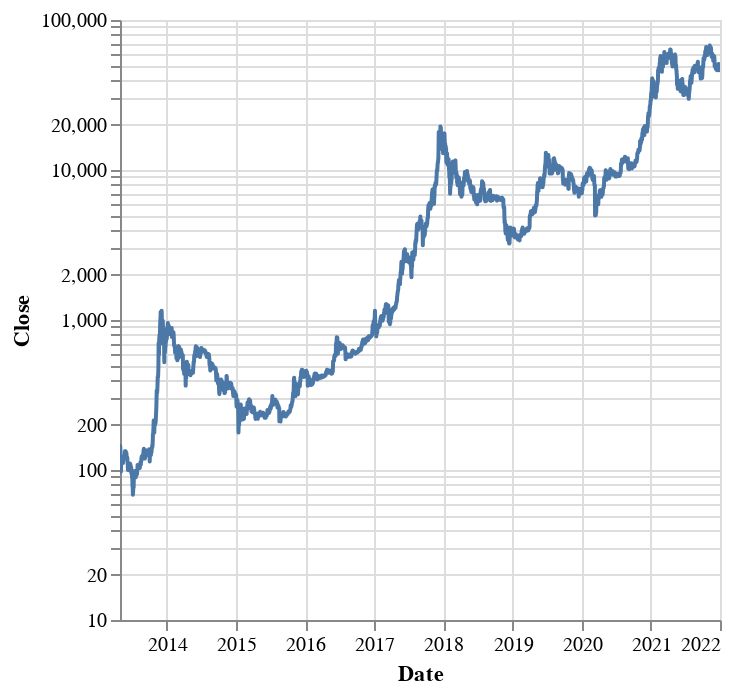

Write notebook code for a chart like this one.
### Code cell
DeepnoteChart(data, """{"layer":[{"layer":[{"mark":{"clip":true,"type":"trail","color":"#4c78a8","tooltip":true},"encoding":{"x":{"sort":"ascending","type":"temporal","field":"Date","scale":{"type":"linear","zero":false}},"y":{"sort":null,"type":"quantitative","field":"Close","scale":{"type":"log","zero":false},"format":{"type":"default","decimals":null},"formatType":"numberFormatFromNumberType"}}},{"mark":{"size":100,"type":"point","opacity":0,"tooltip":true},"encoding":{"x":{"sort":"ascending","type":"temporal","field":"Date","scale":{"type":"linear","zero":false}},"y":{"sort":null,"type":"quantitative","field":"Close","scale":{"type":"log","zero":false},"format":{"type":"default","decimals":null},"formatType":"numberFormatFromNumberType"}}}]}],"title":"","config":{"legend":{}},"$schema":"https://vega.github.io/schema/vega-lite/v5.json","encoding":{}}""")

### Figure 1 — Vega-Lite specification as saved in the notebook (floating-point values rounded to 4 significant figures; data arrays with more than 128 entries replaced by an {"elided": "..."} marker saying what was removed)
{"layer": [{"layer": [{"mark": {"clip": true, "type": "trail", "color": "#4c78a8", "tooltip": true}, "encoding": {"x": {"sort": "ascending", "type": "temporal", "field": "Date", "scale": {"type": "linear", "zero": false}}, "y": {"sort": null, "type": "quantitative", "field": "Close", "scale": {"type": "log", "zero": false}, "format": {"type": "default", "decimals": null}, "formatType": "numberFormatFromNumberType"}}}, {"mark": {"size": 100, "type": "point", "opacity": 0, "tooltip": true}, "encoding": {"x": {"sort": "ascending", "type": "temporal", "field": "Date", "scale": {"type": "linear", "zero": false}}, "y": {"sort": null, "type": "quantitative", "field": "Close", "scale": {"type": "log", "zero": false}, "format": {"type": "default", "decimals": null}, "formatType": "numberFormatFromNumberType"}}}]}], "title": "", "config": {"legend": {}}, "$schema": "https://vega.github.io/schema/vega-lite/v5.json", "encoding": {}, "data": {"values": {"elided": "3171 records"}}}
